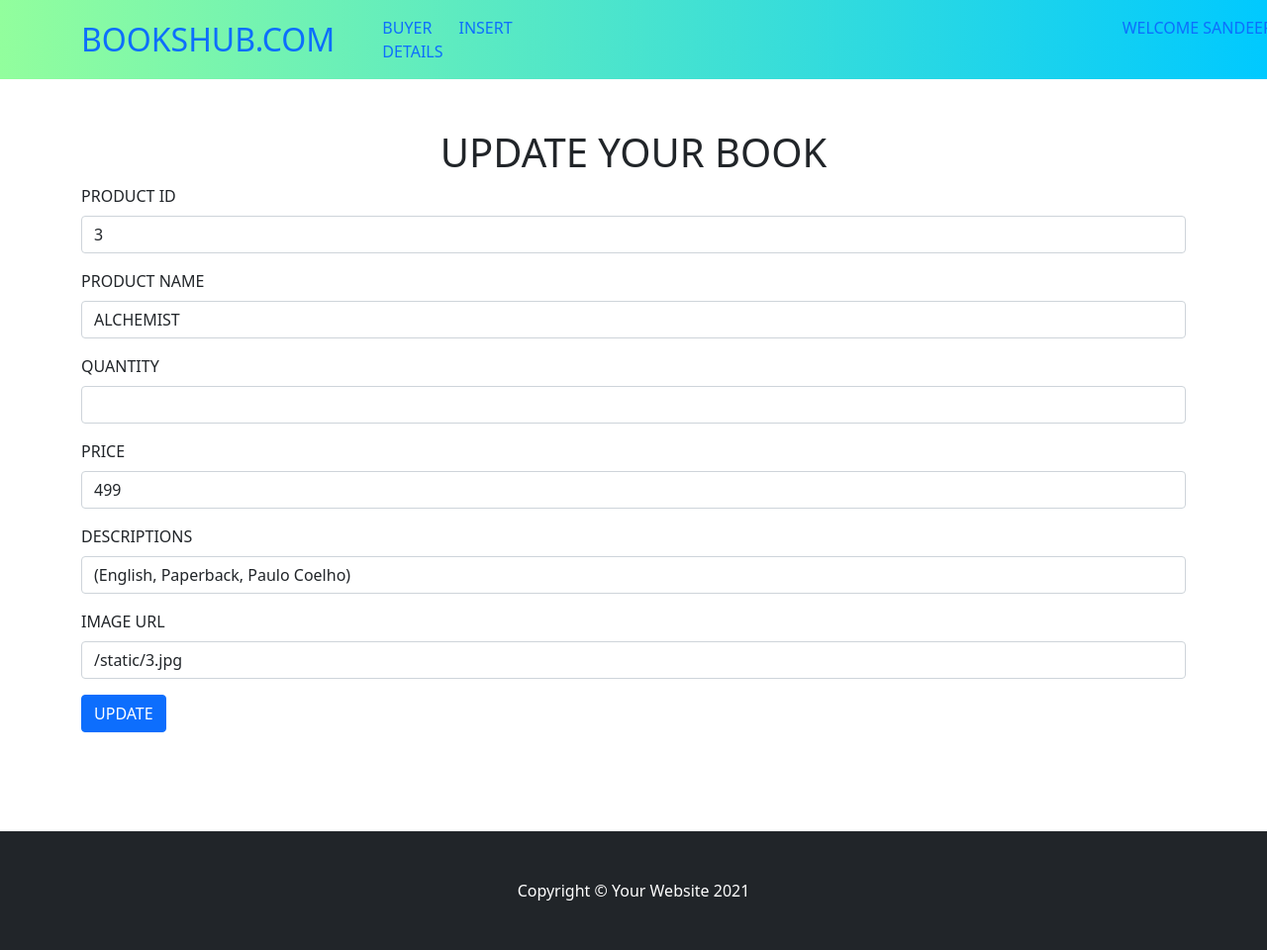
The app's page /updatebooks/3 (signed in) with its own data.
### tables this page shows
CREATE TABLE books
            (product_id INTEGER PRIMARY KEY, product_name TEXT[50],
            qty INTEGER, price INTEGER, desc TEXT[300], img_url TEXT[100]);

### BOOKSHUB/project.py (the view, shortened to what this page needs)
@app.route('/updatebooks/<int:id>',methods=['GET','POST'])
def updatebooks(id):
    if 'user_id' in session:
        a=id
        with sql.connect('bookshouse.db') as conn:
            cursor=conn.cursor()
            cursor.execute(f"select * from books where product_id={id}")
            data=cursor.fetchall()
            print(data)
        return render_template('update.html',d=data,a=a,s=session)
    else:
        return redirect('/')

### BOOKSHUB/templates/update.html (shortened to what this page needs)
{% extends 'layout.html' %}
{% block user %}
<li class="nav-item dropdown" style="margin-left: 600px;">
    <a class="nav-link dropdown-toggle" href="#" id="navbarDropdown" role="button" data-bs-toggle="dropdown" aria-expanded="false">
     WELCOME {{s['user_name']}}
    </a>
  </li>
{% endblock %}
{% block content %}
<h1 style="margin-top: 50px; text-align: center;">UPDATE YOUR BOOK</h1>
<div class="container">
    <form method="POST" action="/updatebooks/{{d[0][0]}}">
        <div class="mb-3">
            <label  class="form-label">PRODUCT ID</label>
            <input type="number" class="form-control" value="{{d[0][0]}}" name="product_id" id="product_id" required>
        </div>
        <div class="mb-3">
            <label  class="form-label" >PRODUCT NAME</label>
            <input type="text" class="form-control" value="{{d[0][1]}}" name="product_name",id="product_name" required>
        </div>
        <div class="mb-3">
            <label  class="form-label">QUANTITY</label>
            <input type="number" class="form-control" name="qty" id="qty" required>
        </div>
        <div class="mb-3">
            <label  class="form-label">PRICE</label>
            <input type="number" class="form-control" value="{{d[0][3]}}" name="price" id="price" required>
        </div>
        <div class="mb-3">
            <label  class="form-label">DESCRIPTIONS</label>
            <input type="text" class="form-control" value="{{d[0][4]}}" name="desc" id="desc" required>
        </div>
        <div class="mb-3">
            <label  class="form-label">IMAGE URL</label>
            <input type="text" class="form-control" value="{{d[0][5]}}" name="img_url" id="img_url" required>
        </div>
        <button type="submit" class="btn btn-primary" style="margin-bottom: 100px;">UPDATE</button>
    </form>
</div>
{% endblock %}

### records on screen
books: product_id "3", product_name "ALCHEMIST", price "499", desc "(English, Paperback, Paulo Coelho)", img_url "/static/3.jpg"
